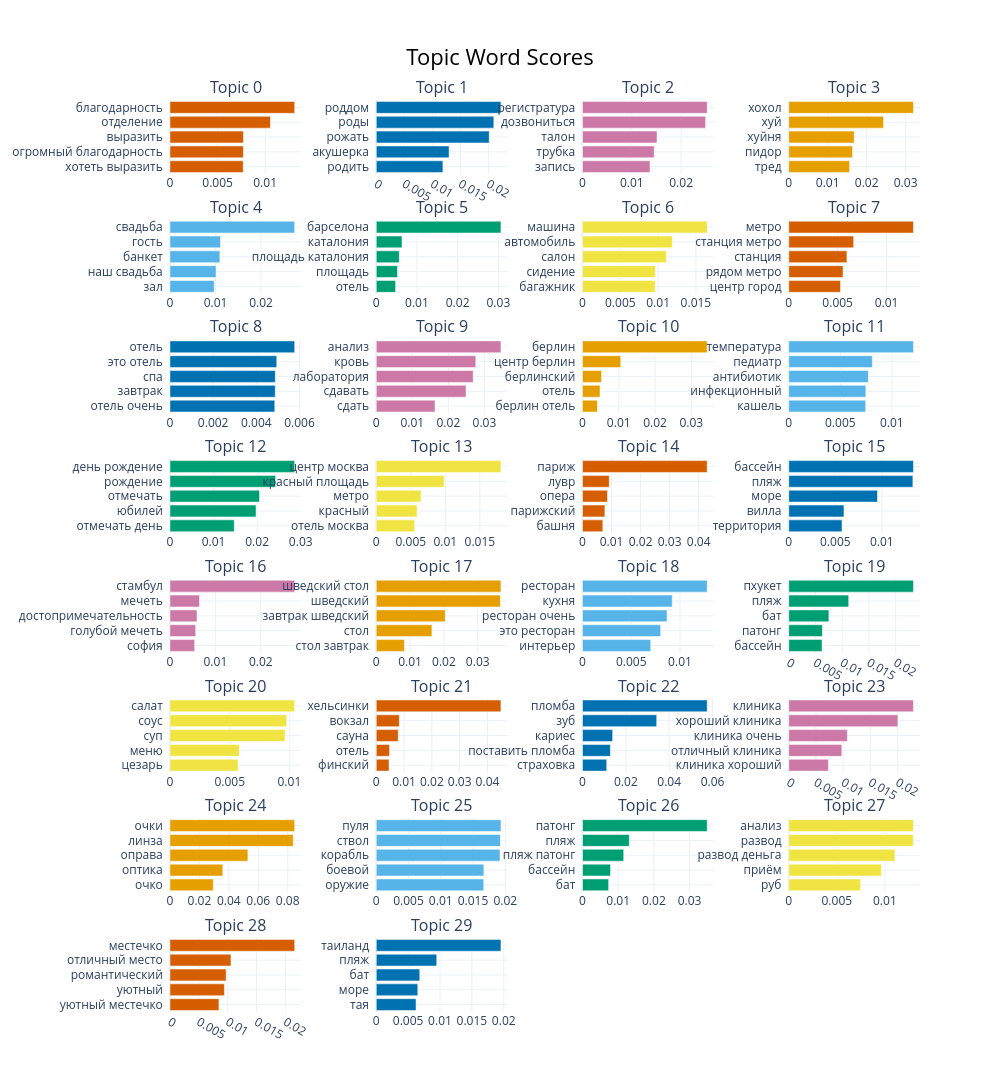

Notebook code for this chart:
### Code cell
topic_model.visualize_barchart(top_n_topics=30)

### Figure 1 — Plotly figure (JSON) as saved in the notebook; plotly's stock layout.template omitted (floating-point values rounded to 4 significant figures)
{"data": [{"marker": {"color": "#D55E00"}, "orientation": "h", "type": "bar", "x": [0.007697, 0.007715, 0.00772, 0.01055, 0.0131], "xaxis": "x", "y": ["хотеть выразить  ", "огромный благодарность  ", "выразить  ", "отделение  ", "благодарность  "], "yaxis": "y"}, {"marker": {"color": "#0072B2"}, "orientation": "h", "type": "bar", "x": [0.01186, 0.01297, 0.02011, 0.02092, 0.02219], "xaxis": "x2", "y": ["родить  ", "акушерка  ", "рожать  ", "роды  ", "роддом  "], "yaxis": "y2"}, {"marker": {"color": "#CC79A7"}, "orientation": "h", "type": "bar", "x": [0.01369, 0.01454, 0.01511, 0.02496, 0.02529], "xaxis": "x3", "y": ["запись  ", "трубка  ", "талон  ", "дозвониться  ", "регистратура  "], "yaxis": "y3"}, {"marker": {"color": "#E69F00"}, "orientation": "h", "type": "bar", "x": [0.01561, 0.01638, 0.0168, 0.02433, 0.032], "xaxis": "x4", "y": ["тред  ", "пидор  ", "хуйня  ", "хуй  ", "хохол  "], "yaxis": "y4"}, {"marker": {"color": "#56B4E9"}, "orientation": "h", "type": "bar", "x": [0.009709, 0.01012, 0.01095, 0.01109, 0.02738], "xaxis": "x5", "y": ["зал  ", "наш свадьба  ", "банкет  ", "гость  ", "свадьба  "], "yaxis": "y5"}, {"marker": {"color": "#009E73"}, "orientation": "h", "type": "bar", "x": [0.004755, 0.005223, 0.00566, 0.006325, 0.03063], "xaxis": "x6", "y": ["отель  ", "площадь  ", "площадь каталония  ", "каталония  ", "барселона  "], "yaxis": "y6"}, {"marker": {"color": "#F0E442"}, "orientation": "h", "type": "bar", "x": [0.009612, 0.009636, 0.01109, 0.01188, 0.01649], "xaxis": "x7", "y": ["багажник  ", "сидение  ", "салон  ", "автомобиль  ", "машина  "], "yaxis": "y7"}, {"marker": {"color": "#D55E00"}, "orientation": "h", "type": "bar", "x": [0.005297, 0.005554, 0.005949, 0.00664, 0.01275], "xaxis": "x8", "y": ["центр город  ", "рядом метро  ", "станция  ", "станция метро  ", "метро  "], "yaxis": "y8"}, {"marker": {"color": "#0072B2"}, "orientation": "h", "type": "bar", "x": [0.004857, 0.004879, 0.004881, 0.004948, 0.00578], "xaxis": "x9", "y": ["отель очень  ", "завтрак  ", "спа  ", "это отель  ", "отель  "], "yaxis": "y9"}, {"marker": {"color": "#CC79A7"}, "orientation": "h", "type": "bar", "x": [0.0163, 0.0249, 0.02688, 0.02761, 0.03458], "xaxis": "x10", "y": ["сдать  ", "сдавать  ", "лаборатория  ", "кровь  ", "анализ  "], "yaxis": "y10"}, {"marker": {"color": "#E69F00"}, "orientation": "h", "type": "bar", "x": [0.004099, 0.004826, 0.005237, 0.01055, 0.03439], "xaxis": "x11", "y": ["берлин отель  ", "отель  ", "берлинский  ", "центр берлин  ", "берлин  "], "yaxis": "y11"}, {"marker": {"color": "#56B4E9"}, "orientation": "h", "type": "bar", "x": [0.007464, 0.00748, 0.007718, 0.008111, 0.0121], "xaxis": "x12", "y": ["кашель  ", "инфекционный  ", "антибиотик  ", "педиатр  ", "температура  "], "yaxis": "y12"}, {"marker": {"color": "#009E73"}, "orientation": "h", "type": "bar", "x": [0.01475, 0.01975, 0.02054, 0.02424, 0.02861], "xaxis": "x13", "y": ["отмечать день  ", "юбилей  ", "отмечать  ", "рождение  ", "день рождение  "], "yaxis": "y13"}, {"marker": {"color": "#F0E442"}, "orientation": "h", "type": "bar", "x": [0.005568, 0.005904, 0.006494, 0.00983, 0.01805], "xaxis": "x14", "y": ["отель москва  ", "красный  ", "метро  ", "красный площадь  ", "центр москва  "], "yaxis": "y14"}, {"marker": {"color": "#D55E00"}, "orientation": "h", "type": "bar", "x": [0.007002, 0.007702, 0.00859, 0.009204, 0.04292], "xaxis": "x15", "y": ["башня  ", "парижский  ", "опера  ", "лувр  ", "париж  "], "yaxis": "y15"}, {"marker": {"color": "#0072B2"}, "orientation": "h", "type": "bar", "x": [0.005724, 0.005933, 0.009533, 0.01334, 0.0134], "xaxis": "x16", "y": ["территория  ", "вилла  ", "море  ", "пляж  ", "бассейн  "], "yaxis": "y16"}, {"marker": {"color": "#CC79A7"}, "orientation": "h", "type": "bar", "x": [0.00543, 0.005654, 0.005941, 0.006493, 0.02747], "xaxis": "x17", "y": ["софия  ", "голубой мечеть  ", "достопримечательность  ", "мечеть  ", "стамбул  "], "yaxis": "y17"}, {"marker": {"color": "#E69F00"}, "orientation": "h", "type": "bar", "x": [0.008329, 0.01646, 0.0204, 0.03669, 0.03686], "xaxis": "x18", "y": ["стол завтрак  ", "стол  ", "завтрак шведский  ", "шведский  ", "шведский стол  "], "yaxis": "y18"}, {"marker": {"color": "#56B4E9"}, "orientation": "h", "type": "bar", "x": [0.006998, 0.008015, 0.008665, 0.009206, 0.01279], "xaxis": "x19", "y": ["интерьер  ", "это ресторан  ", "ресторан очень  ", "кухня  ", "ресторан  "], "yaxis": "y19"}, {"marker": {"color": "#009E73"}, "orientation": "h", "type": "bar", "x": [0.00623, 0.006294, 0.007512, 0.01122, 0.02333], "xaxis": "x20", "y": ["бассейн  ", "патонг  ", "бат  ", "пляж  ", "пхукет  "], "yaxis": "y20"}, {"marker": {"color": "#F0E442"}, "orientation": "h", "type": "bar", "x": [0.005703, 0.005799, 0.009635, 0.009772, 0.01044], "xaxis": "x21", "y": ["цезарь  ", "меню  ", "суп  ", "соус  ", "салат  "], "yaxis": "y21"}, {"marker": {"color": "#D55E00"}, "orientation": "h", "type": "bar", "x": [0.004595, 0.00477, 0.007898, 0.008289, 0.04483], "xaxis": "x22", "y": ["финский  ", "отель  ", "сауна  ", "вокзал  ", "хельсинки  "], "yaxis": "y22"}, {"marker": {"color": "#0072B2"}, "orientation": "h", "type": "bar", "x": [0.01117, 0.01286, 0.01391, 0.03423, 0.05753], "xaxis": "x23", "y": ["страховка  ", "поставить пломба  ", "кариес  ", "зуб  ", "пломба  "], "yaxis": "y23"}, {"marker": {"color": "#CC79A7"}, "orientation": "h", "type": "bar", "x": [0.007285, 0.009747, 0.01076, 0.02005, 0.0229], "xaxis": "x24", "y": ["клиника хороший  ", "отличный клиника  ", "клиника очень  ", "хороший клиника  ", "клиника  "], "yaxis": "y24"}, {"marker": {"color": "#E69F00"}, "orientation": "h", "type": "bar", "x": [0.02943, 0.0359, 0.05296, 0.08378, 0.08476], "xaxis": "x25", "y": ["очко  ", "оптика  ", "оправа  ", "линза  ", "очки  "], "yaxis": "y25"}, {"marker": {"color": "#56B4E9"}, "orientation": "h", "type": "bar", "x": [0.01666, 0.01669, 0.01918, 0.01924, 0.01933], "xaxis": "x26", "y": ["оружие  ", "боевой  ", "корабль  ", "ствол  ", "пуля  "], "yaxis": "y26"}, {"marker": {"color": "#009E73"}, "orientation": "h", "type": "bar", "x": [0.007323, 0.007852, 0.01154, 0.01311, 0.03493], "xaxis": "x27", "y": ["бат  ", "бассейн  ", "пляж патонг  ", "пляж  ", "патонг  "], "yaxis": "y27"}, {"marker": {"color": "#F0E442"}, "orientation": "h", "type": "bar", "x": [0.007478, 0.009638, 0.01104, 0.01296, 0.01297], "xaxis": "x28", "y": ["руб  ", "приём  ", "развод деньга  ", "развод  ", "анализ  "], "yaxis": "y28"}, {"marker": {"color": "#D55E00"}, "orientation": "h", "type": "bar", "x": [0.008482, 0.009429, 0.009732, 0.01057, 0.02161], "xaxis": "x29", "y": ["уютный местечко  ", "уютный  ", "романтический  ", "отличный место  ", "местечко  "], "yaxis": "y29"}, {"marker": {"color": "#0072B2"}, "orientation": "h", "type": "bar", "x": [0.006241, 0.006516, 0.006822, 0.009488, 0.01956], "xaxis": "x30", "y": ["тая  ", "море  ", "бат  ", "пляж  ", "таиланд  "], "yaxis": "y30"}], "layout": {"annotations": [{"font": {"size": 16}, "showarrow": false, "text": "Topic 0", "x": 0.0875, "xanchor": "center", "xref": "paper", "y": 1, "yanchor": "bottom", "yref": "paper"}, {"font": {"size": 16}, "showarrow": false, "text": "Topic 1", "x": 0.3625, "xanchor": "center", "xref": "paper", "y": 1, "yanchor": "bottom", "yref": "paper"}, {"font": {"size": 16}, "showarrow": false, "text": "Topic 2", "x": 0.6375, "xanchor": "center", "xref": "paper", "y": 1, "yanchor": "bottom", "yref": "paper"}, {"font": {"size": 16}, "showarrow": false, "text": "Topic 3", "x": 0.9125, "xanchor": "center", "xref": "paper", "y": 1, "yanchor": "bottom", "yref": "paper"}, {"font": {"size": 16}, "showarrow": false, "text": "Topic 4", "x": 0.0875, "xanchor": "center", "xref": "paper", "y": 0.8687, "yanchor": "bottom", "yref": "paper"}, {"font": {"size": 16}, "showarrow": false, "text": "Topic 5", "x": 0.3625, "xanchor": "center", "xref": "paper", "y": 0.8687, "yanchor": "bottom", "yref": "paper"}, {"font": {"size": 16}, "showarrow": false, "text": "Topic 6", "x": 0.6375, "xanchor": "center", "xref": "paper", "y": 0.8687, "yanchor": "bottom", "yref": "paper"}, {"font": {"size": 16}, "showarrow": false, "text": "Topic 7", "x": 0.9125, "xanchor": "center", "xref": "paper", "y": 0.8687, "yanchor": "bottom", "yref": "paper"}, {"font": {"size": 16}, "showarrow": false, "text": "Topic 8", "x": 0.0875, "xanchor": "center", "xref": "paper", "y": 0.7375, "yanchor": "bottom", "yref": "paper"}, {"font": {"size": 16}, "showarrow": false, "text": "Topic 9", "x": 0.3625, "xanchor": "center", "xref": "paper", "y": 0.7375, "yanchor": "bottom", "yref": "paper"}, {"font": {"size": 16}, "showarrow": false, "text": "Topic 10", "x": 0.6375, "xanchor": "center", "xref": "paper", "y": 0.7375, "yanchor": "bottom", "yref": "paper"}, {"font": {"size": 16}, "showarrow": false, "text": "Topic 11", "x": 0.9125, "xanchor": "center", "xref": "paper", "y": 0.7375, "yanchor": "bottom", "yref": "paper"}, {"font": {"size": 16}, "showarrow": false, "text": "Topic 12", "x": 0.0875, "xanchor": "center", "xref": "paper", "y": 0.6062, "yanchor": "bottom", "yref": "paper"}, {"font": {"size": 16}, "showarrow": false, "text": "Topic 13", "x": 0.3625, "xanchor": "center", "xref": "paper", "y": 0.6062, "yanchor": "bottom", "yref": "paper"}, {"font": {"size": 16}, "showarrow": false, "text": "Topic 14", "x": 0.6375, "xanchor": "center", "xref": "paper", "y": 0.6062, "yanchor": "bottom", "yref": "paper"}, {"font": {"size": 16}, "showarrow": false, "text": "Topic 15", "x": 0.9125, "xanchor": "center", "xref": "paper", "y": 0.6062, "yanchor": "bottom", "yref": "paper"}, {"font": {"size": 16}, "showarrow": false, "text": "Topic 16", "x": 0.0875, "xanchor": "center", "xref": "paper", "y": 0.475, "yanchor": "bottom", "yref": "paper"}, {"font": {"size": 16}, "showarrow": false, "text": "Topic 17", "x": 0.3625, "xanchor": "center", "xref": "paper", "y": 0.475, "yanchor": "bottom", "yref": "paper"}, {"font": {"size": 16}, "showarrow": false, "text": "Topic 18", "x": 0.6375, "xanchor": "center", "xref": "paper", "y": 0.475, "yanchor": "bottom", "yref": "paper"}, {"font": {"size": 16}, "showarrow": false, "text": "Topic 19", "x": 0.9125, "xanchor": "center", "xref": "paper", "y": 0.475, "yanchor": "bottom", "yref": "paper"}, {"font": {"size": 16}, "showarrow": false, "text": "Topic 20", "x": 0.0875, "xanchor": "center", "xref": "paper", "y": 0.3437, "yanchor": "bottom", "yref": "paper"}, {"font": {"size": 16}, "showarrow": false, "text": "Topic 21", "x": 0.3625, "xanchor": "center", "xref": "paper", "y": 0.3437, "yanchor": "bottom", "yref": "paper"}, {"font": {"size": 16}, "showarrow": false, "text": "Topic 22", "x": 0.6375, "xanchor": "center", "xref": "paper", "y": 0.3437, "yanchor": "bottom", "yref": "paper"}, {"font": {"size": 16}, "showarrow": false, "text": "Topic 23", "x": 0.9125, "xanchor": "center", "xref": "paper", "y": 0.3437, "yanchor": "bottom", "yref": "paper"}, {"font": {"size": 16}, "showarrow": false, "text": "Topic 24", "x": 0.0875, "xanchor": "center", "xref": "paper", "y": 0.2125, "yanchor": "bottom", "yref": "paper"}, {"font": {"size": 16}, "showarrow": false, "text": "Topic 25", "x": 0.3625, "xanchor": "center", "xref": "paper", "y": 0.2125, "yanchor": "bottom", "yref": "paper"}, {"font": {"size": 16}, "showarrow": false, "text": "Topic 26", "x": 0.6375, "xanchor": "center", "xref": "paper", "y": 0.2125, "yanchor": "bottom", "yref": "paper"}, {"font": {"size": 16}, "showarrow": false, "text": "Topic 27", "x": 0.9125, "xanchor": "center", "xref": "paper", "y": 0.2125, "yanchor": "bottom", "yref": "paper"}, {"font": {"size": 16}, "showarrow": false, "text": "Topic 28", "x": 0.0875, "xanchor": "center", "xref": "paper", "y": 0.08125, "yanchor": "bottom", "yref": "paper"}, {"font": {"size": 16}, "showarrow": false, "text": "Topic 29", "x": 0.3625, "xanchor": "center", "xref": "paper", "y": 0.08125, "yanchor": "bottom", "yref": "paper"}], "height": 2000, "hoverlabel": {"bgcolor": "white", "font": {"family": "Rockwell", "size": 16}}, "showlegend": false, "title": {"font": {"color": "Black", "size": 22}, "text": "Topic Word Scores", "x": 0.5, "xanchor": "center", "yanchor": "top"}, "width": 1000, "xaxis": {"anchor": "y", "domain": [0, 0.175], "showgrid": true}, "xaxis10": {"anchor": "y10", "domain": [0.275, 0.45], "showgrid": true}, "xaxis11": {"anchor": "y11", "domain": [0.55, 0.725], "showgrid": true}, "xaxis12": {"anchor": "y12", "domain": [0.825, 1], "showgrid": true}, "xaxis13": {"anchor": "y13", "domain": [0, 0.175], "showgrid": true}, "xaxis14": {"anchor": "y14", "domain": [0.275, 0.45], "showgrid": true}, "xaxis15": {"anchor": "y15", "domain": [0.55, 0.725], "showgrid": true}, "xaxis16": {"anchor": "y16", "domain": [0.825, 1], "showgrid": true}, "xaxis17": {"anchor": "y17", "domain": [0, 0.175], "showgrid": true}, "xaxis18": {"anchor": "y18", "domain": [0.275, 0.45], "showgrid": true}, "xaxis19": {"anchor": "y19", "domain": [0.55, 0.725], "showgrid": true}, "xaxis2": {"anchor": "y2", "domain": [0.275, 0.45], "showgrid": true}, "xaxis20": {"anchor": "y20", "domain": [0.825, 1], "showgrid": true}, "xaxis21": {"anchor": "y21", "domain": [0, 0.175], "showgrid": true}, "xaxis22": {"anchor": "y22", "domain": [0.275, 0.45], "showgrid": true}, "xaxis23": {"anchor": "y23", "domain": [0.55, 0.725], "showgrid": true}, "xaxis24": {"anchor": "y24", "domain": [0.825, 1], "showgrid": true}, "xaxis25": {"anchor": "y25", "domain": [0, 0.175], "showgrid": true}, "xaxis26": {"anchor": "y26", "domain": [0.275, 0.45], "showgrid": true}, "xaxis27": {"anchor": "y27", "domain": [0.55, 0.725], "showgrid": true}, "xaxis28": {"anchor": "y28", "domain": [0.825, 1], "showgrid": true}, "xaxis29": {"anchor": "y29", "domain": [0, 0.175], "showgrid": true}, "xaxis3": {"anchor": "y3", "domain": [0.55, 0.725], "showgrid": true}, "xaxis30": {"anchor": "y30", "domain": [0.275, 0.45], "showgrid": true}, "xaxis31": {"anchor": "y31", "domain": [0.55, 0.725], "showgrid": true}, "xaxis32": {"anchor": "y32", "domain": [0.825, 1], "showgrid": true}, "xaxis4": {"anchor": "y4", "domain": [0.825, 1], "showgrid": true}, "xaxis5": {"anchor": "y5", "domain": [0, 0.175], "showgrid": true}, "xaxis6": {"anchor": "y6", "domain": [0.275, 0.45], "showgrid": true}, "xaxis7": {"anchor": "y7", "domain": [0.55, 0.725], "showgrid": true}, "xaxis8": {"anchor": "y8", "domain": [0.825, 1], "showgrid": true}, "xaxis9": {"anchor": "y9", "domain": [0, 0.175], "showgrid": true}, "yaxis": {"anchor": "x", "domain": [0.9187, 1], "showgrid": true}, "yaxis10": {"anchor": "x10", "domain": [0.6562, 0.7375], "showgrid": true}, "yaxis11": {"anchor": "x11", "domain": [0.6562, 0.7375], "showgrid": true}, "yaxis12": {"anchor": "x12", "domain": [0.6562, 0.7375], "showgrid": true}, "yaxis13": {"anchor": "x13", "domain": [0.525, 0.6062], "showgrid": true}, "yaxis14": {"anchor": "x14", "domain": [0.525, 0.6062], "showgrid": true}, "yaxis15": {"anchor": "x15", "domain": [0.525, 0.6062], "showgrid": true}, "yaxis16": {"anchor": "x16", "domain": [0.525, 0.6062], "showgrid": true}, "yaxis17": {"anchor": "x17", "domain": [0.3937, 0.475], "showgrid": true}, "yaxis18": {"anchor": "x18", "domain": [0.3937, 0.475], "showgrid": true}, "yaxis19": {"anchor": "x19", "domain": [0.3937, 0.475], "showgrid": true}, "yaxis2": {"anchor": "x2", "domain": [0.9187, 1], "showgrid": true}, "yaxis20": {"anchor": "x20", "domain": [0.3937, 0.475], "showgrid": true}, "yaxis21": {"anchor": "x21", "domain": [0.2625, 0.3437], "showgrid": true}, "yaxis22": {"anchor": "x22", "domain": [0.2625, 0.3437], "showgrid": true}, "yaxis23": {"anchor": "x23", "domain": [0.2625, 0.3437], "showgrid": true}, "yaxis24": {"anchor": "x24", "domain": [0.2625, 0.3437], "showgrid": true}, "yaxis25": {"anchor": "x25", "domain": [0.1312, 0.2125], "showgrid": true}, "yaxis26": {"anchor": "x26", "domain": [0.1312, 0.2125], "showgrid": true}, "yaxis27": {"anchor": "x27", "domain": [0.1312, 0.2125], "showgrid": true}, "yaxis28": {"anchor": "x28", "domain": [0.1312, 0.2125], "showgrid": true}, "yaxis29": {"anchor": "x29", "domain": [0, 0.08125], "showgrid": true}, "yaxis3": {"anchor": "x3", "domain": [0.9187, 1], "showgrid": true}, "yaxis30": {"anchor": "x30", "domain": [0, 0.08125], "showgrid": true}, "yaxis31": {"anchor": "x31", "domain": [0, 0.08125], "showgrid": true}, "yaxis32": {"anchor": "x32", "domain": [0, 0.08125], "showgrid": true}, "yaxis4": {"anchor": "x4", "domain": [0.9187, 1], "showgrid": true}, "yaxis5": {"anchor": "x5", "domain": [0.7875, 0.8687], "showgrid": true}, "yaxis6": {"anchor": "x6", "domain": [0.7875, 0.8687], "showgrid": true}, "yaxis7": {"anchor": "x7", "domain": [0.7875, 0.8687], "showgrid": true}, "yaxis8": {"anchor": "x8", "domain": [0.7875, 0.8687], "showgrid": true}, "yaxis9": {"anchor": "x9", "domain": [0.6562, 0.7375], "showgrid": true}}}
